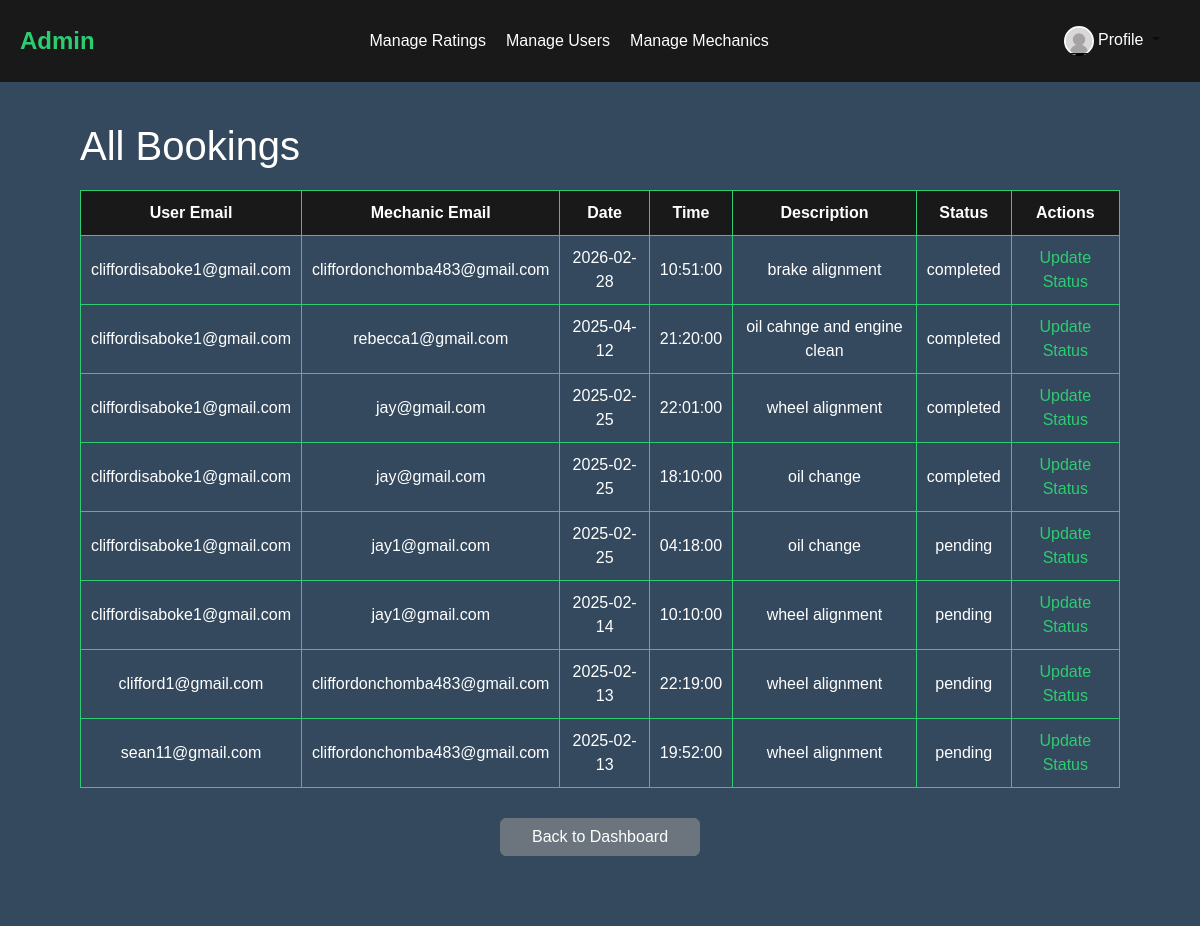
Screenshot of /loginup/admin_bookings.php (signed in) with the database file from the repository.
### tables this page shows
CREATE TABLE `bookings` (
  `id` int(11) NOT NULL,
  `user_email` varchar(50) NOT NULL,
  `mechanic_email` varchar(50) NOT NULL,
  `booking_date` date NOT NULL,
  `booking_time` time NOT NULL,
  `description` varchar(677) NOT NULL,
  `status` enum('pending','confirmed','cancelled','completed') NOT NULL DEFAULT 'pending',
  `created_at` timestamp NOT NULL DEFAULT current_timestamp()
);

### loginup/admin_bookings.php (the view, shortened to what this page needs)
<?php
require 'db_connect.php';
$query = "SELECT * FROM bookings ORDER BY booking_date DESC, booking_time DESC";
$result = $conn->query($query);
?>
<!DOCTYPE html>
<html lang="en">
<head>
   <link href="https://cdn.jsdelivr.net/npm/bootstrap@5.2.0/dist/css/bootstrap.min.css" rel="stylesheet">
</head>
<body>
  <div id="main-content">
  <nav>
    <a href="#" class="logo">Admin</a>
    <ul>
          <li class="nav-item"><a class="nav-link" href="admin_ratings.php">Manage Ratings</a></li>
          <li class="nav-item"><a class="nav-link" href="admin_users.php">Manage Users</a></li>
          <li class="nav-item"><a class="nav-link" href="admin_mechanics.php">Manage Mechanics</a></li>
    </ul>
<nav class="navbar navbar-expand-lg navbar-custom">
    <div class="container-fluid">
      <div class="collapse navbar-collapse justify-content-end" id="navbarNavDropdown">
        <ul class="navbar-nav">
          <li class="nav-item dropdown">
            <a class="nav-link dropdown-toggle" href="#" id="navbarDropdownMenuLink" role="button" data-bs-toggle="dropdown">
              <img src="../img/profile.jpeg" alt=""class="profile-pic" style="color:white;">
              <span style="color: white;">Profile</span>
            </a>
          </li>
        </ul>
      </div>
    </div>
  </nav>
</nav>
  <div class="container">
    <h1>All Bookings</h1>
    <table>
      <tr>
         <th>User Email</th>
         <th>Mechanic Email</th>
         <th>Date</th>
         <th>Time</th>
         <th>Description</th>
         <th>Status</th>
         <th>Actions</th>
      </tr>
      <?php while ($row = $result->fetch_assoc()) { ?>
      <tr>
         <td><?php echo htmlspecialchars($row['user_email']); ?></td>
         <td><?php echo htmlspecialchars($row['mechanic_email']); ?></td>
         <td><?php echo htmlspecialchars($row['booking_date']); ?></td>
         <td><?php echo htmlspecialchars($row['booking_time']); ?></td>
         <td><?php echo htmlspecialchars($row['description']); ?></td>
         <td><?php echo htmlspecialchars($row['status'] ?? 'pending'); ?></td>
         <td>
            <a href="update_status.php?id=<?php echo $row['id']; ?>">Update Status</a>
         </td>
      </tr>
      <?php } ?>
    </table>
    <div style="max-width: 200px; margin: 30px auto; text-align: center;">
  <a href="admin_dashboard.php" class="btn btn-secondary" style="display: block;">Back to Dashboard</a>
</div>
  </div>
</body>
</html>

### loginup/admin_bookings.php (style rules this page uses)
body { font-family: sans-serif; background: #34495e; color: #fff; }
.container { width: 90%; margin: 20px auto; }
table { width: 100%; border-collapse: collapse; }
th, td { border: 1px solid #2ecc71; padding: 10px; text-align: center; }
th { background: #191919; }
a { color: #2ecc71; text-decoration: none; }
.profile-pic { width: 30px; height: 30px; border-radius: 50%; overflow: hidden; transition: transform 0.3s ease; cursor: pointer; }
nav { background: #191919; padding: 10px 20px; display: flex; justify-content: space-between; align-items: center; }
nav .logo { color: #2ecc71; font-size: 24px; font-weight: bold; text-decoration: none; }
nav ul { list-style: none; margin: 0; padding: 0; display: flex; align-items: center; }
nav ul li { margin-left: 20px; position: relative; }
nav ul li a { color: #fff; text-decoration: none; font-size: 16px; }
.container { width: 90%; margin: 20px auto; background: #34495e; padding: 20px; border-radius: 8px; color: #fff; }
table { width: 100%; border-collapse: collapse; margin-top: 20px; }
table, th, td { border: 1px solid #2ecc71; }
th, td { padding: 10px; text-align: center; }

### rows the page displays
bookings: user_email "cliffordisaboke1@gmail.com", mechanic_email "cliffordonchomba483@gmail.com", booking_date "2026-02-28", booking_time "10:51:00", description "brake alignment", status "completed"
bookings: user_email "cliffordisaboke1@gmail.com", mechanic_email "rebecca1@gmail.com", booking_date "2025-04-12", booking_time "21:20:00", description "oil cahnge and engine clean", status "completed"
bookings: user_email "cliffordisaboke1@gmail.com", mechanic_email "jay@gmail.com", booking_date "2025-02-25", booking_time "22:01:00", description "wheel alignment", status "completed"
bookings: user_email "cliffordisaboke1@gmail.com", mechanic_email "jay@gmail.com", booking_date "2025-02-25", booking_time "18:10:00", description "oil change", status "completed"
bookings: user_email "cliffordisaboke1@gmail.com", mechanic_email "jay1@gmail.com", booking_date "2025-02-25", booking_time "04:18:00", description "oil change", status "pending"
bookings: user_email "cliffordisaboke1@gmail.com", mechanic_email "jay1@gmail.com", booking_date "2025-02-14", booking_time "10:10:00", description "wheel alignment", status "pending"
bookings: user_email "clifford1@gmail.com", mechanic_email "cliffordonchomba483@gmail.com", booking_date "2025-02-13", booking_time "22:19:00", description "wheel alignment", status "pending"
bookings: user_email "sean11@gmail.com", mechanic_email "cliffordonchomba483@gmail.com", booking_date "2025-02-13", booking_time "19:52:00", description "wheel alignment", status "pending"
